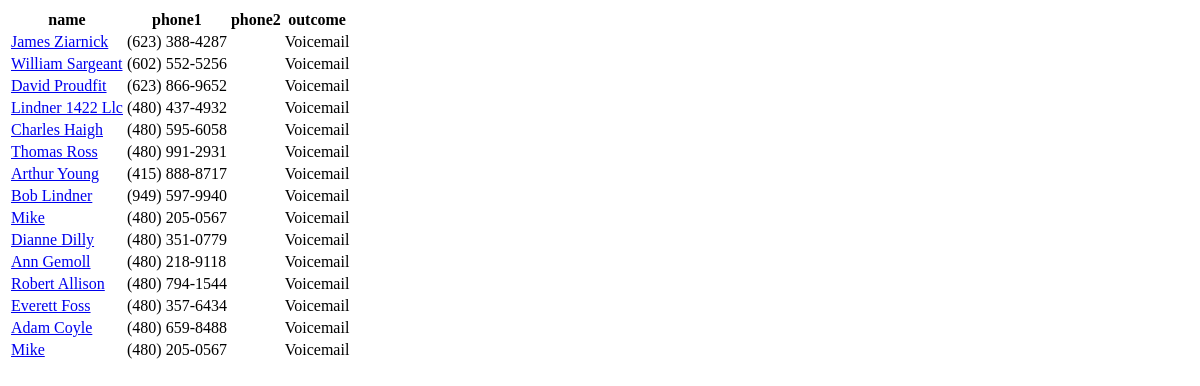
Page /leads/followup/voicemails on the earlier database version.
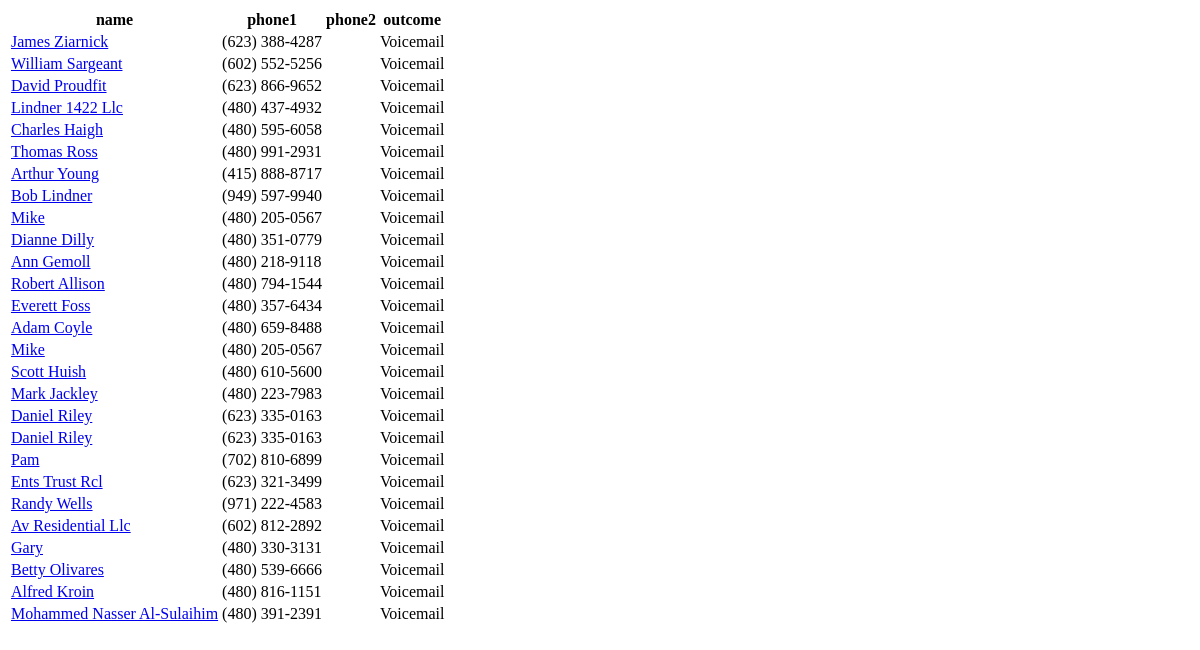
Same page on the later database version.
### leads/models/call.py (models this page shows, shortened)
class Call(models.Model):
    lead = models.ForeignKey(Lead)
    direction = models.ForeignKey(CallDirection, db_index=True, default='Outgoing', verbose_name='^/v')
    outcome = models.ForeignKey(CallOutcome, db_index=True, default='Missed')
    date = models.DateTimeField('placed', db_index=True, default=timezone.now)
    scheduled = models.DateTimeField('rescheduled to', db_index=True, blank=True, null=True, default=None)
    notes = models.TextField(blank=True)

### leads/models/lead.py (models this page shows, shortened)
class Lead(models.Model):
    name = models.CharField(db_index=True, max_length=200)
    phone1 = models.CharField('phone', db_index=True, unique=True, max_length=20)
    phone2 = models.CharField('alt', db_index=True, blank=True, max_length=20)
    spouse = models.CharField(blank=True, max_length=200)
    dnc = models.BooleanField('do not call', db_index=True, default=False)
    status = models.ForeignKey(LeadStatus, db_index=True, default='Cold')
    type = models.ForeignKey(LeadType, db_index=True, default='Expired')
    notes = models.TextField(blank=True)
    created = models.DateTimeField('discovered', auto_now_add=True)
    def can_call(self):
        return not self.dnc
    can_call.boolean = True
    can_call.admin_order_field = 'dnc'
    def call_count(self):
        from . import Call
        return len(Call.objects.filter(lead=self))
    call_count.short_description = 'calls'
    def short_name(self):
        return truncatechars(self.name, 20)
    short_name.short_description = 'name'
    def short_notes(self):
        return truncatechars(self.notes, 20)
    short_notes.short_description = 'notes'

### leads/models/calloutcome.py (models this page shows)
class CallOutcome(models.Model):
    outcome = models.CharField(primary_key=True, max_length=20)
    past_tense = models.CharField(blank=True, max_length=20)
    def __str__(self):
        return self.outcome

### leads/views/followup.py (the view)
def voicemails(request):
    calls_list = Call.objects.filter(outcome='Voicemail')
    context = {'calls_list': calls_list}
    return render(request, 'leads/calls_audit.html', context)

### leads/templates/leads/calls_audit.html
<table>
<tr>
    <th>name</th>
    <th>phone1</th>
    <th>phone2</th>
    <th>outcome</th>
</tr>
{% if calls_list %}
    {% for call in calls_list %}
        <tr>
            <td><a href="/calls/{{ call.id }}/">{{ call.lead.name }}</a></td>
            <td>{{ call.lead.phone1 }}</td>
            <td>{{ call.lead.phone2 }}</td>
            <td>{{ call.outcome }}</td>
        </tr>
    {% endfor %}
{% else %}
    <p>No calls.</p>
{% endif %}
</table>

Differences in the rows shown:
added Call: lead.name "Scott Huish", lead.phone1 "(480) 610-5600", outcome "Voicemail"
added Call: lead.name "Mark Jackley", lead.phone1 "(480) 223-7983", outcome "Voicemail"
added Call: lead.name "Daniel Riley", lead.phone1 "(623) 335-0163", outcome "Voicemail"
added Call: lead.name "Daniel Riley", lead.phone1 "(623) 335-0163", outcome "Voicemail"
added Call: lead.name "Pam", lead.phone1 "(702) 810-6899", outcome "Voicemail"
added Call: lead.name "Ents Trust Rcl", lead.phone1 "(623) 321-3499", outcome "Voicemail"
added Call: lead.name "Randy Wells", lead.phone1 "(971) 222-4583", outcome "Voicemail"
added Call: lead.name "Av Residential Llc", lead.phone1 "(602) 812-2892", outcome "Voicemail"
added Call: lead.name "Gary", lead.phone1 "(480) 330-3131", outcome "Voicemail"
added Call: lead.name "Betty Olivares", lead.phone1 "(480) 539-6666", outcome "Voicemail"
added Call: lead.name "Alfred Kroin", lead.phone1 "(480) 816-1151", outcome "Voicemail"
added Call: lead.name "Mohammed Nasser Al-Sulaihim", lead.phone1 "(480) 391-2391", outcome "Voicemail"
